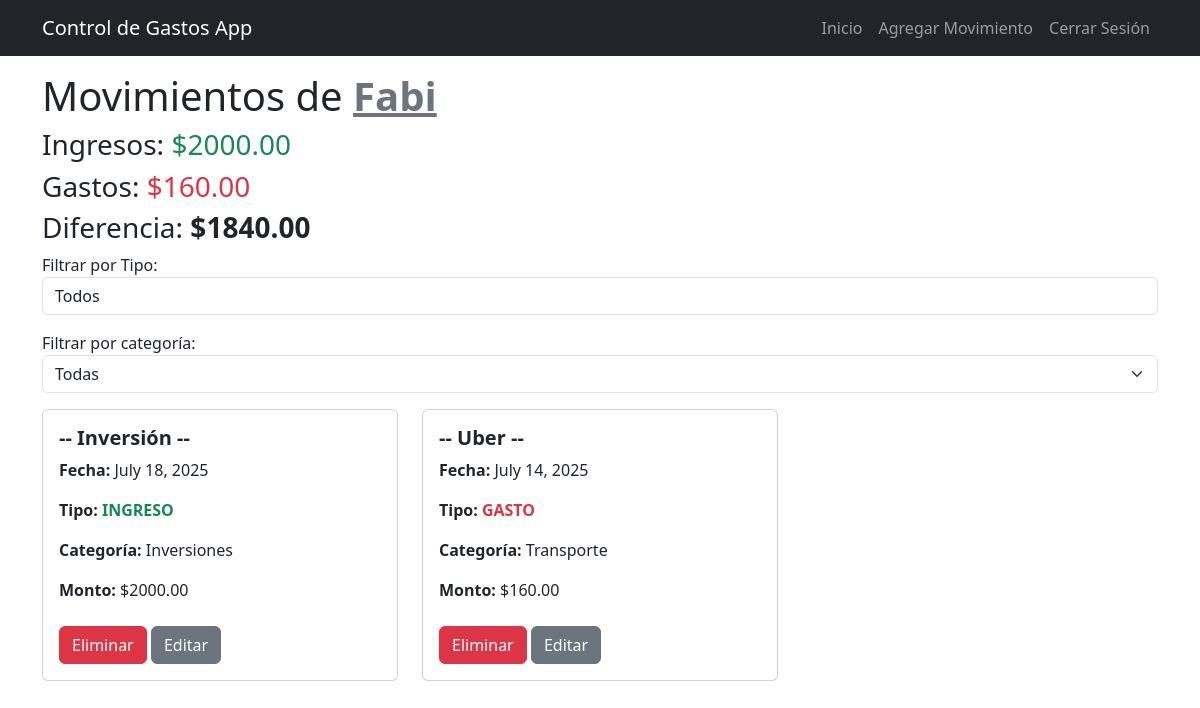
Screenshot of / (signed in) with the database file from the repository.
### finanzas/models.py (models this page shows, shortened)
class Movimiento(models.Model):
    tipo_eleccion = (
        ('ingreso', 'Ingreso'),
        ('gasto', 'Gasto'),
    )
    nombre = models.CharField(max_length=50, null=False, default='')
    usuario = models.ForeignKey(User, on_delete=models.CASCADE)
    tipo = models.CharField(max_length=10, choices=tipo_eleccion, null=False)
    categoria = models.ForeignKey(Categoria, on_delete=models.SET_NULL, null=True)
    monto = models.DecimalField(max_digits=10, decimal_places=2)
    descripcion = models.TextField(blank=True)
    fecha = models.DateField(default=timezone.now())

class Categoria(models.Model):
    nombre = models.CharField(max_length=50)
    def __str__(self):
        return self.nombre

### finanzas/views.py (the view, shortened to what this page needs)
# urls.py: 2. Add a URL to urlpatterns:  path('', views.home, name='home')
@login_required
def home(request):
    categorias = Categoria.objects.all()
    movimientos = Movimiento.objects.filter(usuario=request.user).order_by('-fecha')
    ingresos = 0
    gastos = 0
    for movimiento in movimientos:
        if movimiento.tipo == 'ingreso':
            ingresos += movimiento.monto
        if movimiento.tipo == 'gasto':
            gastos += movimiento.monto
    diferencia = ingresos - gastos
    if request.method == 'GET':
        return render(request, 'home.html', {
            'movimientos': movimientos,
            'filtro_tipo': 'todos',
            'filtro_categoria': 'todas',
            'categorias': categorias,
            'ingresos': ingresos,
            'gastos': gastos,
            'diferencia': diferencia,
            'usuario': request.user
        })

### finanzas/templates/home.html (shortened to what this page needs)
{% extends "base.html" %}
{% block content %}
<main class="container mb-4">
    <h1>Movimientos de <span class="fw-bold text-secondary text-decoration-underline">{{usuario|capfirst}}</span></h1>
    <h3>Ingresos: <span class="text-success">${{ingresos}}</span></h3>
    <h3>Gastos: <span class="text-danger">${{gastos}}</span></h3>
    <h3>Diferencia: <span class="fw-bold">${{diferencia}}</span></h3>
    <form action="" method="POST">
        <div>
            <label for="filtro">Filtrar por Tipo:</label>
            <select name="filtro" id="filtro" onchange="this.form.submit()" class="form-control mb-3">
                <option value="todos" {% if filtro_tipo == 'todos' %}selected{% endif %}>Todos</option>
            </select>
        </div>
        <div class="mb-3">
            <label for="filtro_categoria">Filtrar por categoría:</label>
            <select name="filtro_categoria" id="filtro_categoria" class="form-select" onchange="this.form.submit()">
                <option value="todas" {% if filtro_categoria == 'todas' %}selected{% endif %}>Todas</option>
            </select>
        </div>
    </form>
    <div class="row">
        {% for movimiento in movimientos %}
        <div class="col-md-4 col-sm-6 mb-4">
            <div class="card h-100">
                <div class="card-body">
                    <h5 class="card-title fw-bold">-- {{ movimiento.nombre }} --</h5>
                    <p><strong>Fecha:</strong> {{ movimiento.fecha }}</p>
                    <p><strong>Tipo:</strong> <span class="fw-bold {% if movimiento.tipo == 'ingreso' %} text-success {% else %} text-danger {% endif %}">{{ movimiento.tipo|upper }}</span></p>
                    {% if movimiento.categoria %}
                    <p><strong>Categoría:</strong> {{ movimiento.categoria }}</p>
                    {% endif %}
                    <p><strong>Monto:</strong> ${{ movimiento.monto }}</p>
                    <a href="{% url 'borrar_movimiento' movimiento.id %}" class="btn btn-danger mt-2">Eliminar</a>
                    <a href="{% url 'editar_movimiento' movimiento.id %}" class="btn btn-secondary mt-2">Editar</a>
                </div>
            </div>
        </div>
        {% empty %}
        <h4>No hay movimientos aún, pruebe agregando alguno.</h4>
        {% endfor %}
    </div>
</main>
{% endblock content %}

### rows the page displays
Movimiento: nombre "Inversión", fecha "July 18, 2025", tipo "INGRESO", categoria "Inversiones", monto "2000.00"
Movimiento: nombre "Uber", fecha "July 14, 2025", tipo "GASTO", categoria "Transporte", monto "160.00"

### other values shown
{{ usuario|capfirst }} "Fabi"
{{ ingresos }} "2000.00"
{{ gastos }} "160.00"
{{ diferencia }} "1840.00"
